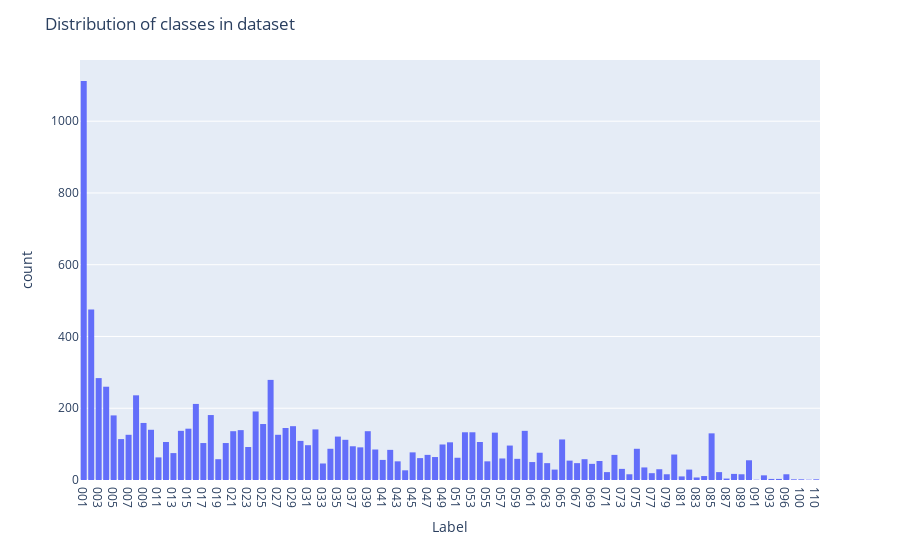

Notebook cell for this chart:
### Code cell
fig = px.histogram(age_df, x="Label")
fig.update_layout(title = "Distribution of classes in dataset")
fig.show()
pio.write_image(fig, '/home/joanna/Documents/School/Sem7/Facial_Age_Recognition/distribution_plot.png', scale=6, width = 1000, height = 600)

### Figure 1 — Plotly figure (JSON) as saved in the notebook; plotly's stock layout.template omitted (floating-point values rounded to 4 significant figures; data arrays with more than 128 entries replaced by an {"elided": "..."} marker saying what was removed)
{"data": [{"alignmentgroup": "True", "bingroup": "x", "hovertemplate": "Label=%{x}<br>count=%{y}<extra></extra>", "legendgroup": "", "marker": {"color": "#636efa", "pattern": {"shape": ""}}, "name": "", "offsetgroup": "", "orientation": "v", "showlegend": false, "type": "histogram", "x": {"elided": "9778 str values"}, "xaxis": "x", "yaxis": "y"}], "layout": {"barmode": "relative", "legend": {"tracegroupgap": 0}, "margin": {"t": 60}, "title": {"text": "Distribution of classes in dataset"}, "xaxis": {"anchor": "y", "domain": [0, 1], "title": {"text": "Label"}}, "yaxis": {"anchor": "x", "domain": [0, 1], "title": {"text": "count"}}}}
